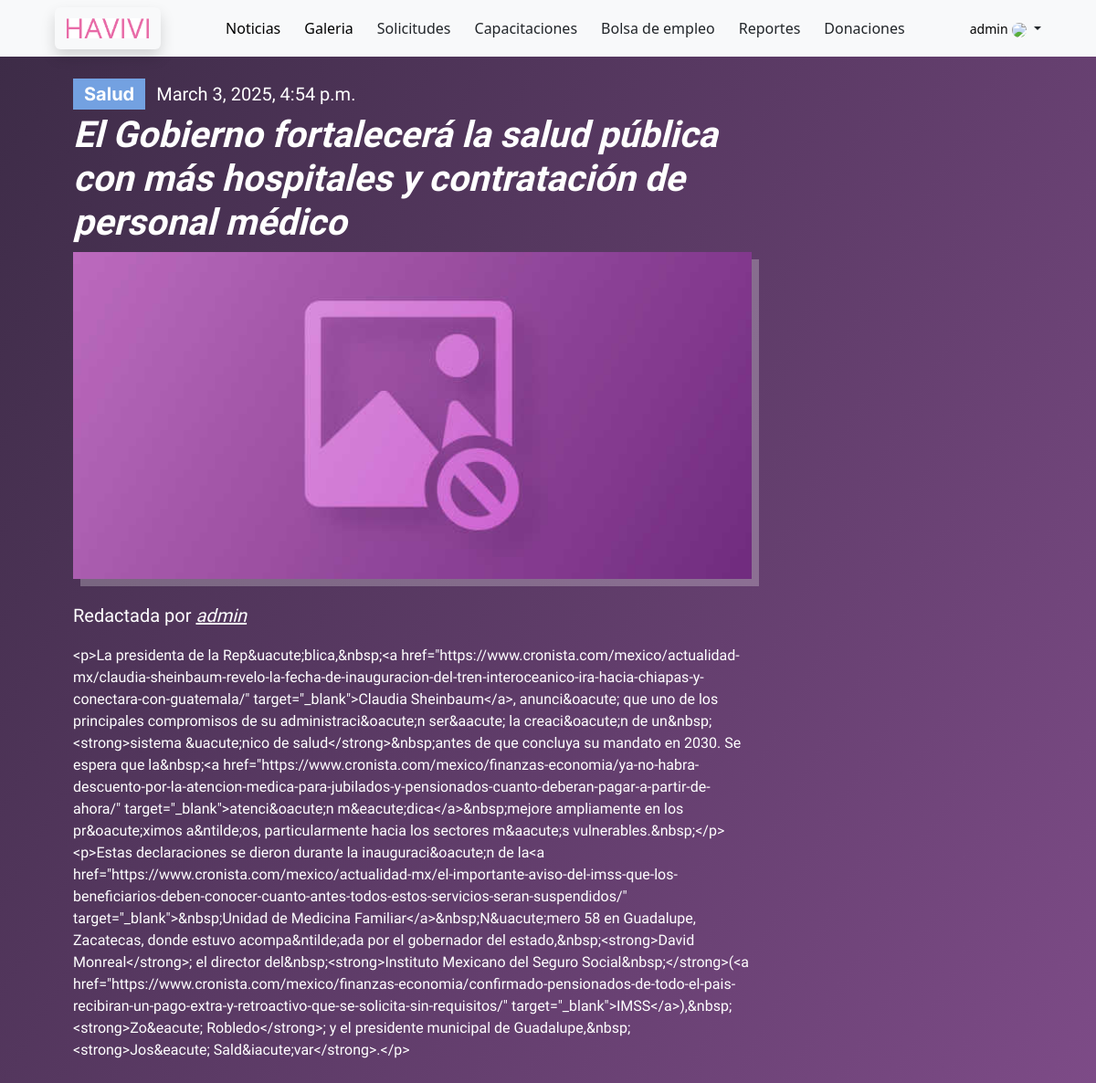
/noticias/n_detail/4 (signed in), run on the app's committed database.
### news/models.py (models this page shows, shortened)
class Noticia(models.Model):
    titular = models.CharField(max_length=200)
    autor = models.ForeignKey(User, on_delete=models.CASCADE, null=True, blank=True, editable=False)
    cuerpo_noticia = RichTextField(_('Cuerpo Noticia'), null=True, blank=True)
    tipo_noticia = models.ForeignKey(Tipo_Noticia, on_delete=models.CASCADE, null=True, blank=True)
    imagen_principal = models.ImageField(
        default='dummy_img.jpg', upload_to='noticias', help_text="El tamaño de la imagen deberá ser menor a 2MB", blank=True, null=True)
    fecha_creacion = models.DateTimeField(
        _('Fecha de creación'), auto_now_add=True)
    fecha_actualizacion = models.DateTimeField(
        _('Fecha de actualización'), auto_now=True)
    class Meta:
        verbose_name = "Noticia"
        verbose_name_plural = "Noticias"

class Tipo_Noticia(models.Model):
    nombre_tipo = models.CharField(max_length=15)
    class Meta:
        verbose_name = "Tipo de Noticia"
        verbose_name_plural = "Tipos de Noticia"
    def __str__(self):
        return self.nombre_tipo

### news/views.py (the view)
# urls.py: path('noticias/n_detail/<new>', views.new_detail_view, name="n_detail"),
def new_detail_view(request, new):
    this_new = Noticia.objects.get(pk=new)
    recent_news = Noticia.objects.all().order_by('-fecha_actualizacion')[0:10]
    context = {
        'this_new': this_new,
        'recent_news': recent_news,
    }
    return render(request, 'new_detail.html', context)

### news/templates/new_detail.html (shortened to what this page needs)
{% include 'layouts/navBar.html' %}
{% load static %}
{% load bleach_tags %}
{% block styles %}
<link rel="stylesheet" type="text/css" href="{% static 'css/new_detail.css' %}" />
<link href="https://cdn.jsdelivr.net/npm/bootstrap@5.3.3/dist/css/bootstrap.min.css" rel="stylesheet">
{% endblock %}
{% block content %}
<div class="main-page">
    <div class="new-container">
        <div class="new-info-container">
            <a href="" class="new-type-box {{ this_new.tipo_noticia }}">
                <h5 class="new-type">{{ this_new.tipo_noticia }}</h5>
            </a>
            <h5 class="new-date">{{ this_new.fecha_actualizacion }}</h5>
        </div>
        <h1 class="new-title">{{ this_new.titular }}</h1>
        <div class="new-img-container">
            {% if recent_news.0.imagen_principal %}
            <img src="{{ this_new.imagen_principal.url }}">
            {% else %}
            <img src="/media/dummy_img.jpg" alt="">
            {% endif %}
        </div>
        <div class="creator-container">
            <h5>Redactada por <a href="">{{ this_new.autor }}</a></h5>
        </div>
        <div class="new-body">
            {{ this_new.cuerpo_noticia|bleach }}
        </div>
    </div>
    <div class="misc-container">
    </div>
</div>
{% endblock %}

### main/templates/layouts/navBar.html (shortened to what this page needs)
{% load static %}
{% block styles %}
<link rel="stylesheet" type="text/css" href="{% static '/css/navbar.css' %}" />
<link href="https://cdn.jsdelivr.net/npm/bootstrap@5.3.3/dist/css/bootstrap.min.css" rel="stylesheet">
{% endblock %}
<nav class="navbar navbar-expand-md navbar-light bg-light px-5 z-3">
    <div class="container-fluid justify-content-center">
        <button type="button" class="btn text-center shadow bg-light" onclick="homeRed()">
            <img src="{% static 'img/nav/havivi.png' %}" class="align-self-center m-auto navbar-brand text-center" width="90px">
        </button>
        <div class="collapse navbar-collapse navBarContainer flex-grow-0 mx-auto" id="navbarSupportedContent">
            <ul class="nav text-center">
                <li class="nav-item dropdown">
                    <button type="button" class="btn">
                        <a class="text-black text-decoration-none" onclick="newsRed()">Noticias</a>
                    </button>
                </li>
                <li class="nav-item dropdown text-center">
                    <button type="button" class="btn">
                        <a class="text-black text-decoration-none" onclick="galeriaRed()">Galeria</a>
                    </button>
                </li>
                <li class="nav-item dropdown">
                    <button type="button" class="btn" onclick="solicitudesRed()">Solicitudes</button>
                </li>
                <li class="nav-item">
                    <button type="button" class="btn" onclick="capacitacionesRed()">Capacitaciones</button>
                </li>
                <li class="nav-item">
                    <button type="button" class="btn" onclick="empleoRed()">Bolsa de empleo</button>
                </li>
                <li class="nav-item">
                    <button type="button" class="btn" onclick="reportesRed()">Reportes</button>
                </li>
                <li class="nav-item">
                    <button type="button" class="btn" onclick="donacionesRed()">Donaciones</button>
                </li>
            </ul>
        </div>
        {% if user.is_authenticated %}
        <div class="nav-item dropdown no-arrow">
            <a class="nav-link dropdown-toggle" href="#" id="userDropdown" role="button"
                data-toggle="dropdown" aria-haspopup="true" aria-expanded="false">
                {% if user.is_superuser == 1 %}
                <span class="mr-2 d-none d-lg-inline text-black-600 small" style="color: black;">{{ user.username }}</span>
                {% else %}
                <span class="mr-2 d-none d-lg-inline text-black-600 small" style="color: black;">{{ user }}</span>
                {% endif %}
                {% if user.avatar %}
                <img class="img-profile rounded-circle" src="">
                {% else %}
                <img class="img-profile rounded-circle"
                    src="/media/default.png">
                {% endif %}
            </a>
        </div>
        {% else %}
        <div>
            <button id="inicio-btn" class="btn" type="submit" onclick="loginRedirect()">Iniciar sesión</button>
            <button id="reg-btn" type="button" class="btn ml-1">¡Registrate!</button>
        </div>
        {% endif %}
    </div>
</nav>

### news/static/css/new_detail.css (style rules this page uses)
.main-page { display: flex; }
.misc-container { background-color: rgba(0, 0, 0, 0); width: 40%; }
.creator-container { padding-block: 0.75rem; color: white; font-family: 'Inria Sans'; }
.creator-container h5 { font-weight: 300; }
.creator-container a { font-style: italic; color: white !important; }
.new-container { width: 100%; margin-block: 1.5rem; margin-inline: 5rem; }
.new-info-container { display: flex; align-items: center; width: 100%; }
.new-date { font-family: "Imprima"; color: white; margin-bottom: 0; }
.new-title { font-family: "Inria Sans"; font-style: italic; font-weight: bold; color: white; text-overflow: ellipsis; margin-top: 0.25rem; }
.new-img-container { height: calc(350px + 1dvh); min-width: 100%; margin-bottom: 1rem; box-shadow: 0.5rem 0.5rem 0 rgba(255, 255, 255, 0.25); }
.new-img-container img { width: 100%; height: 100%; object-fit: cover; }
.new-body { color: white; font-family: 'Inika'; }
.new-type-box { text-decoration: none; padding-inline: 0.75rem; padding-block: 0.3rem; margin-right: 0.75rem; background-color: #000000; }
.new-type { font-family: "Inter"; font-weight: bold; color: white; margin-bottom: 0; -webkit-touch-callout: none; -webkit-user-select: none; -khtml-user-select: none; -moz-user-select: none; -ms-user-select: none; user-select: none; }
.salud { background-color: #73A1E1; }

### data on the page
Noticia: tipo_noticia "Salud", fecha_actualizacion "March 3, 2025, 4:54 p.m.", titular "El Gobierno fortalecerá la salud pública con más hospitales y contratación de personal médico", imagen_principal (placeholder picture), autor "admin", cuerpo_noticia|bleach "<p>La presidenta de la Rep&uacute;blica,&nbsp;<a href=\"https://www.cronista.com/mexico/actualidad-mx/claudia-sheinbaum-revelo-la-fecha-de-inauguracion-del-tren-interoceanico-ira-hacia-chiapas-y-conectara-con-guatemala/\" target=\"_blank\">Claudia Sheinbaum</a>, anunci&oacute; que uno de los principales compromisos de su administraci&oacute;n ser&aacute; la creaci&oacute;n de un&nbsp;<strong>sistema &uacute;nico de salud</strong>&nbsp;antes de que concluya su mandato en 2030. Se espera que la&nbsp;<a href=\"https://www.cronista.com/mexico/finanzas-economia/ya-no-habra-descuento-por-la-atencion-medica-para-jubilados-y-pensionados-cuanto-deberan-pagar-a-partir-de-ahora/\"…"

### other printed values
{{ user.username }} "admin"
